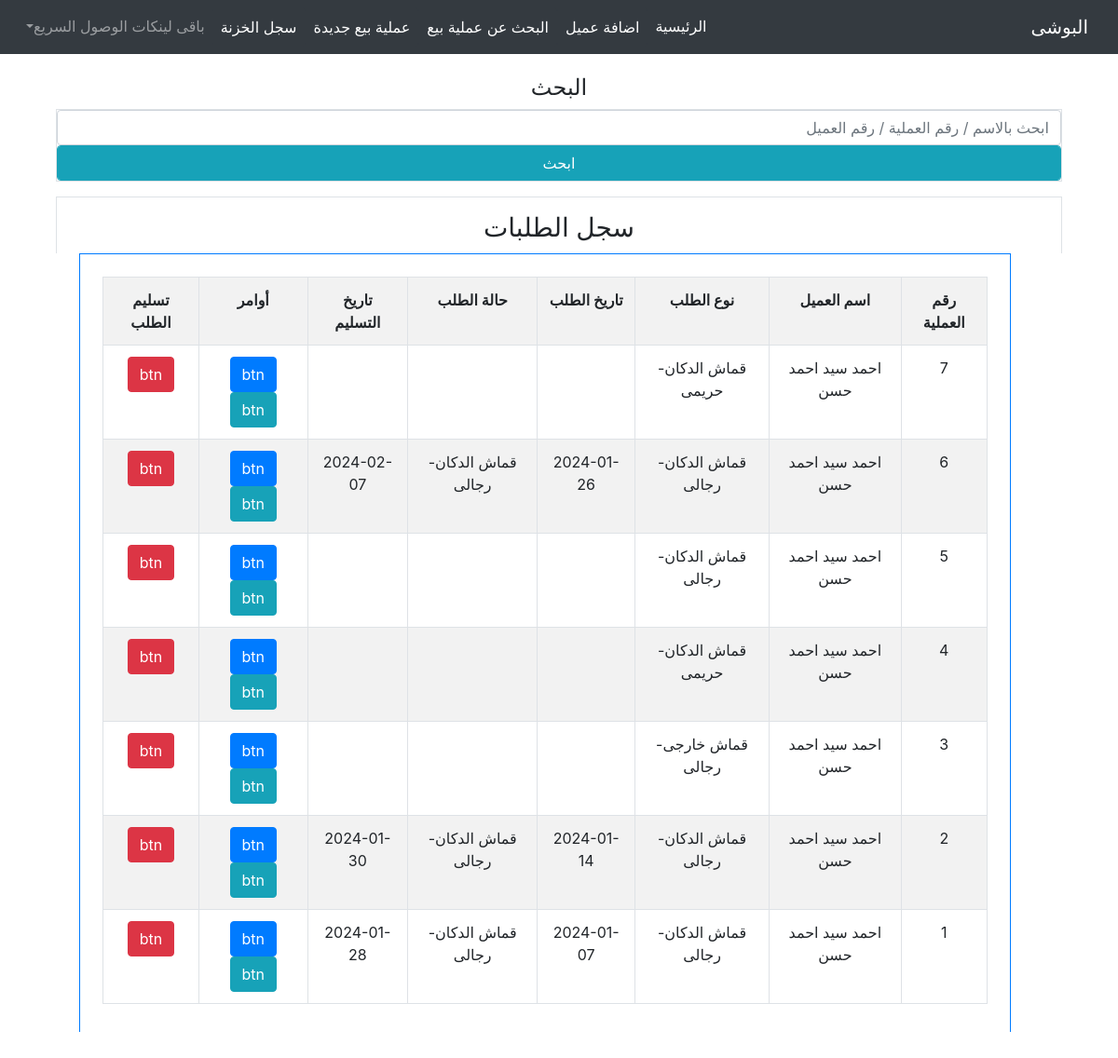
The page /order/list on the database as committed earlier.
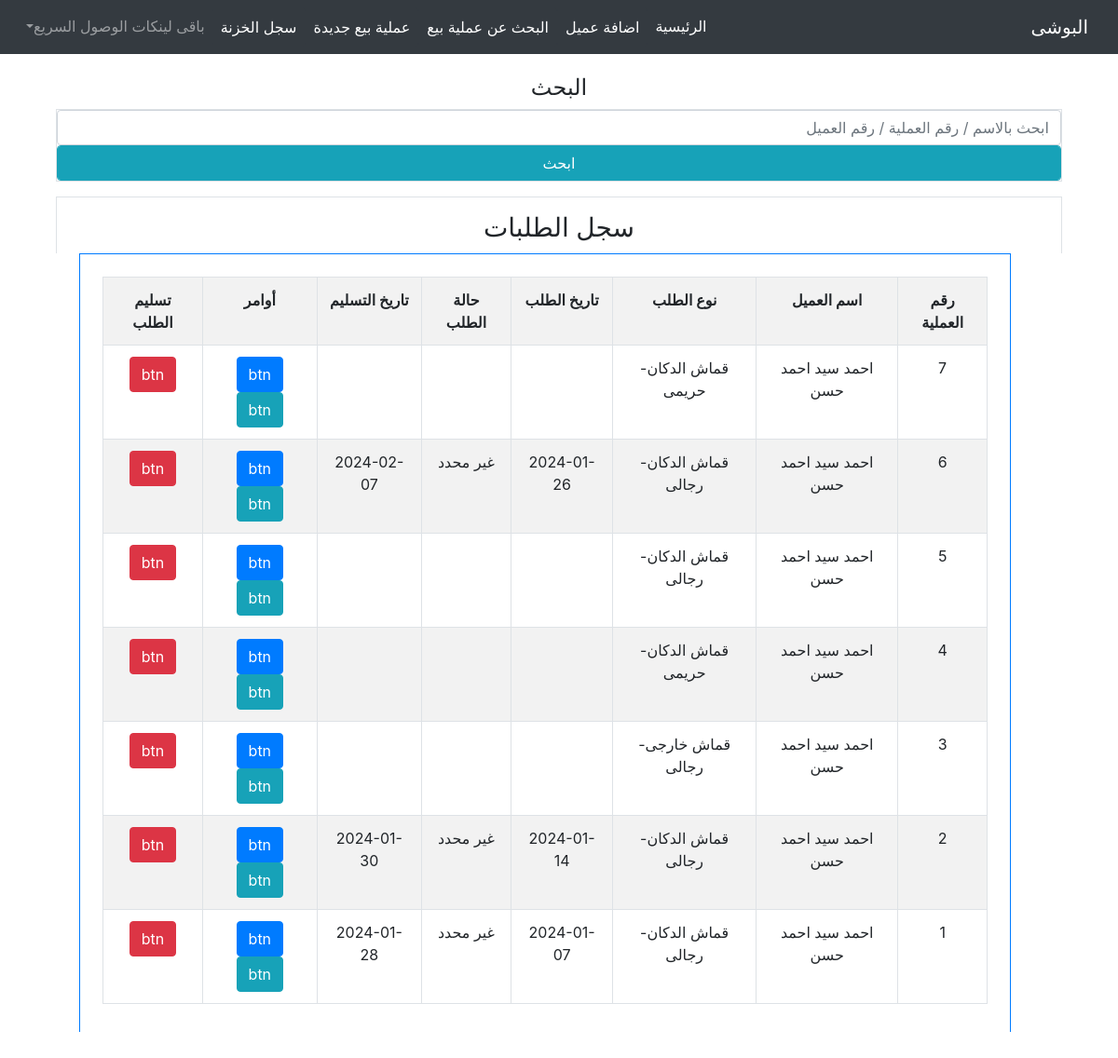
The same page on the database as committed later.
### order/models.py (models this page shows)
class basicInvoiceInfo(TimeStampMixin,models.Model):
    orderStatue = [
        ('unknwon','غير محدد'),
        ('sent','تم ارسالها الى المشغل'),
        ('done','جاهز للتسليم'),
        ('delivered','تم التسليم')
    ]
    masterInvoice   = models.ForeignKey(MasterInvoice, on_delete=models.CASCADE, verbose_name="الفاتورة")
    total           = models.IntegerField(null=True, blank=True, verbose_name="المبلغ الإجمالى")
    paid            = models.IntegerField(null=True, blank=True, verbose_name="المبلغ المدفوع")
    remain          = models.IntegerField(null=True, blank=True, verbose_name="المبلغ المتبقى")
    receve_date     = models.DateField(blank=True, null=True)
    statue          = models.CharField(max_length=35, choices=orderStatue, null=True, blank=True, verbose_name="حالة الطلب", default="unknwon")

### client/models.py (models this page shows)
class TimeStampMixin(models.Model):
    created_at      = models.DateTimeField(auto_now_add=True,null=True)
    updated_at      = models.DateTimeField(auto_now=True,null=True)
    is_deleted      = models.BooleanField(default=False)

### order/views.py (the view)
# urls.py: path('list', ordersListView.as_view(), name="list"),
class ordersListView(ListView):
    model               =   MasterInvoice
    template_name       =   'order/ordersList.html'
    context_object_name =   'masterInvoices'
    ordering            =   '-created_at'
    def get_queryset(self):
        queryset = super().get_queryset()
        search_query = self.request.GET.get('q')
        if search_query:
            q_object = Q(clientMI__name__icontains=search_query)
            q_object |= Q(invoiceType__icontains=search_query)
            if search_query.isdigit():
                q_object |= Q(counter=int(search_query))
            queryset = queryset.filter(q_object)
        queryset = queryset.order_by('-created_at')
        return queryset

### order/templates/order/ordersList.html (shortened to what this page needs)
{% extends "homee/index.html" %}
{% load crispy_forms_tags %}
{% block content %}
<div class="container-fluid text-center m-auto">
    <h1 class="h4 mt-3">البحث</h1>
    <div class="row">
        <div class="col-12">
            <form class="border m-auto " action="#" >
                <input class="w-100 form-control" name="q" placeholder="ابحث بالاسم / رقم العملية / رقم العميل">
                <input type="submit" class="form-control btn btn-info" value="ابحث">
            </form>
        </div>
    </div>
    <h1 class="h3 border p-3 mb-5 mt-3">سجل الطلبات</h1>
    <div class="row mt-5 mb-3 bg-white w-100" style=" position: fixed; top: 14rem; display: inline-block; left: 0rem; z-index:2; overflow:scroll; height:67vh">
        <div class="col-10 m-auto border border-primary p-4">
            <table class="table text-center table-striped table-hover table-bordered w-100" id="" style="">
                <tr>
                    <th>رقم العملية</th>
                    <th>اسم العميل</th>
                    <th>نوع الطلب</th>
                    <th>تاريخ الطلب</th>
                    <th>حالة الطلب</th>
                    <th>تاريخ التسليم</th>
                    <th>أوامر</th>
                    <th>تسليم الطلب</th>
                </tr>
                {% for masterInvoice in  masterInvoices%}
                <tr>
                    <td>{{masterInvoice.counter}}</td>
                    <td>{{masterInvoice.clientMI.name}}</td>
                    <td>{{masterInvoice.invoiceType}}</td>
                    <td>
                        {% for basicInvoiceInfo in masterInvoice.basicinvoiceinfo_set.all %}
                          {{ basicInvoiceInfo.created_at|date:'Y-m-d'}}</span>
                        {% endfor %}
                    </td>
                    <td>
                        {% for basicInvoiceInfo in masterInvoice.basicinvoiceinfo_set.all %}
                          {{ basicInvoiceInfo.get_statue_display}}</span>
                        {% endfor %}
                    </td>
                    <td>
                        {% for basicInvoiceInfo in masterInvoice.basicinvoiceinfo_set.all %}
                            {{ basicInvoiceInfo.receve_date|date:'Y-m-d'}}</span>
                        {% endfor %}
                    </td>
                    <td>
                        <a class="btn btn-primary text-white">btn</a>
                        <a class="btn btn-info text-white">btn</a>
                    </td>
                    <td>
                        <a class="btn btn-danger text-white">btn</a>
                    </td>
                </tr>
                {% endfor %}
            </table>
        </div>
    </div>
</div>
{% endblock %}

Rows that differ between the two databases and show on the page:
changed basicInvoiceInfo (number 1 of 3 on the later page): statue "قماش الدكان-رجالى" → "غير محدد"
changed basicInvoiceInfo (number 2 of 3 on the later page): statue "قماش الدكان-رجالى" → "غير محدد"
changed basicInvoiceInfo (number 3 of 3 on the later page): statue "قماش الدكان-رجالى" → "غير محدد"
